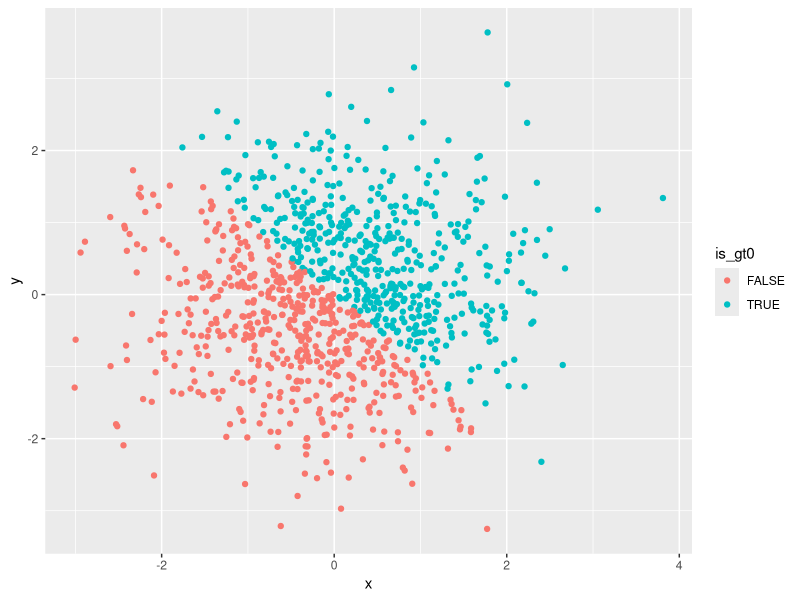
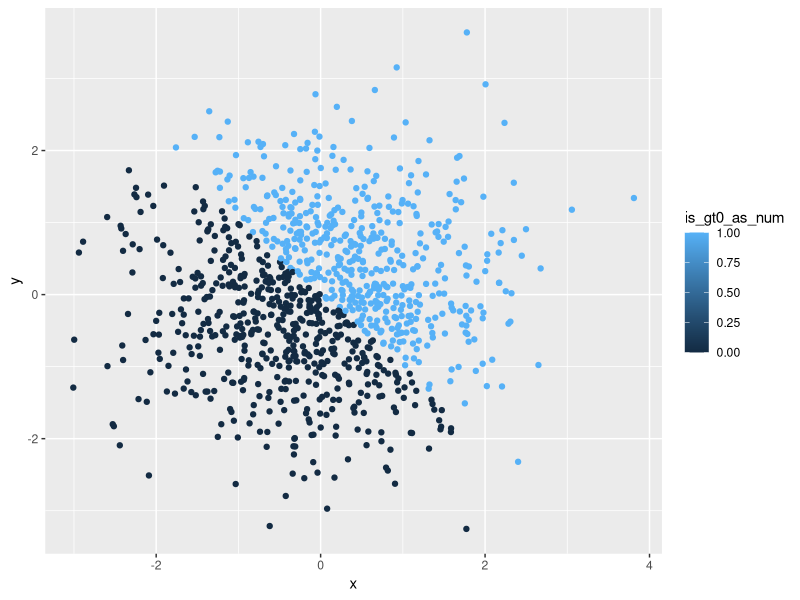
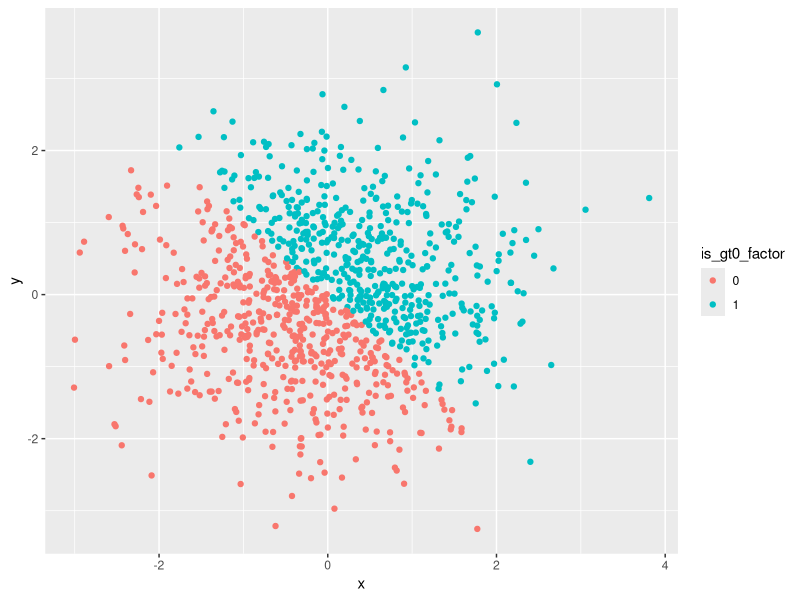
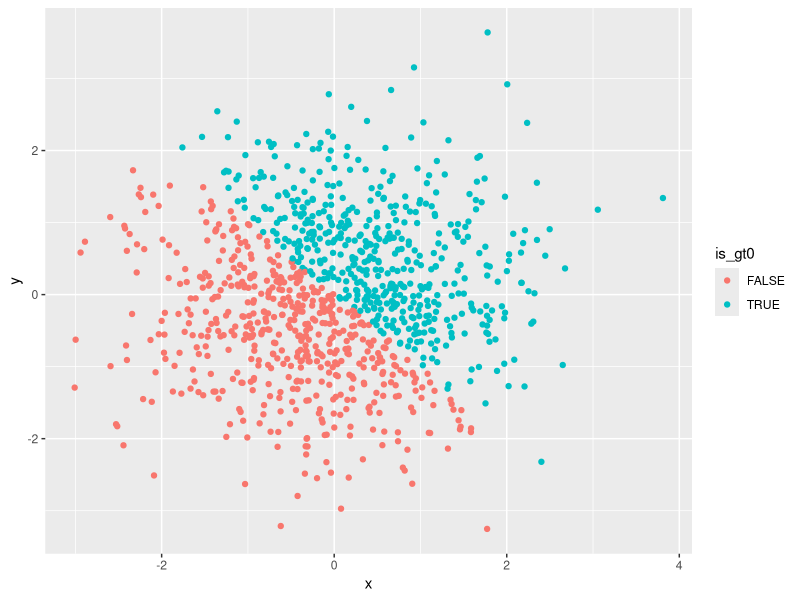

These figures' R source, in order:
## ---- chunk 1
library(tidyverse)
library(knitr)
set.seed(1)
## ---- chunk 2
# Extract df length for change later
desired_col_length = 10
sentence = "Pretty sure that this sentence is 10 words long"

various_types_df = tibble(
  uniform_nums = runif(desired_col_length, min = 0, max = 5),
  is_gt_2 = uniform_nums > 2,
  characters = "P8105",
  factors = factor(is_gt_2, labels = c("NOT GT2", "GT2"))
)
## ---- chunk 3
kable(various_types_df)
## ---- chunk 4
means_df = tibble(
  # Expected to work
  uniform_mean = mean(various_types_df$uniform_nums),
  logicals_mean = mean(various_types_df$is_gt_2),
  
  # Not expected to work
  char_mean = mean(various_types_df$characters),
  factor_mean = mean(various_types_df$factors)
)
## ---- chunk 5
kable(means_df)
## ---- chunk 6
exp_coercion_df1 = tibble(
  coerced_logical = as.numeric(various_types_df$is_gt_2),
  coerced_character = as.numeric(various_types_df$characters),
  coerced_factor = as.numeric(various_types_df$factors)
)
## ---- chunk 7
exp_coercion_df2 = tibble(
  coerced_char2fac2num = as.numeric(
    as.factor(various_types_df$characters)
    ),
  coerced_fac2char2fac = as.numeric(
    as.character(various_types_df$factors)
    )
)
## ---- chunk 8
kable(exp_coercion_df2)
## ---- chunk 9
sample_size = 1000

data = tibble(
  x = rnorm(sample_size, mean = 0, sd = 1),
  y = rnorm(sample_size, mean = 0, sd = 1),
  is_gt0 = (x + y) > 0,
  is_gt0_as_num = as.numeric(is_gt0),
  is_gt0_factor = as.factor(is_gt0_as_num)
)
## ---- chunk 10
logical_plot = ggplot(data = data) +
  geom_point(mapping = aes(x = x, y = y, col = is_gt0))
## ---- chunk 11
logical_plot
## ---- chunk 12
ggplot(data = data) +
  geom_point(mapping = aes(x = x, y = y, col = is_gt0_as_num))
## ---- chunk 13
ggplot(data = data) +
  geom_point(mapping = aes(x = x, y = y, col = is_gt0_factor))
## ---- chunk 14
# Save the logical plot for HW1
ggsave("P2_plot_1.png", plot = logical_plot)
